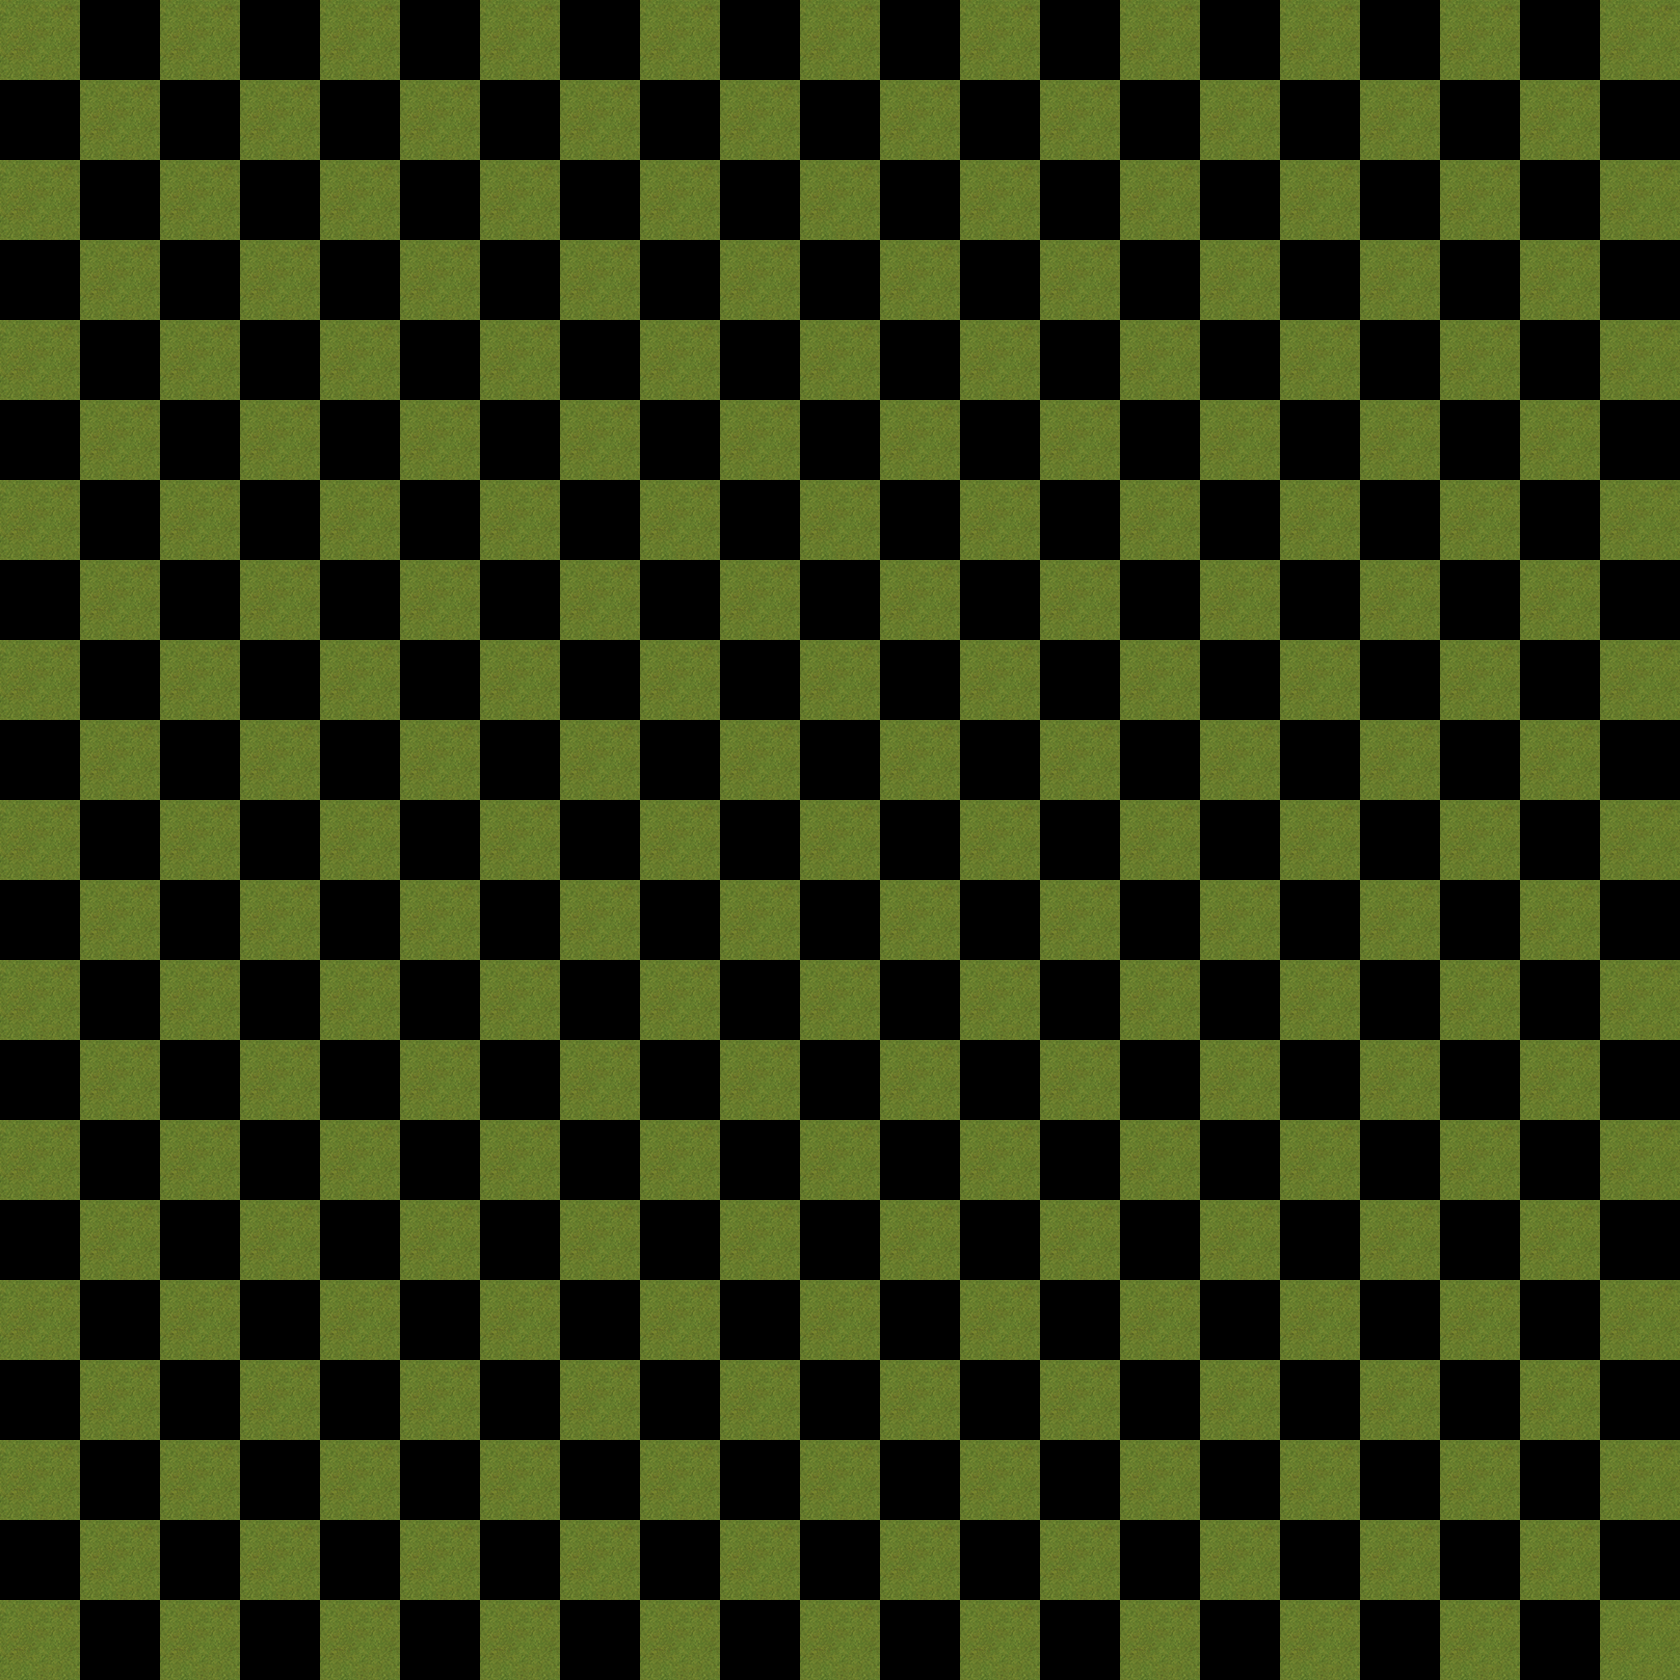

A level layout from a 2D game, rendered from its tile map. Below: a short description, then the map file with tile-grid data replaced by summaries:
An orthogonal 21x21 tile map with 80x80 px tiles, 1 tile layer (layer1).

<map version="1.0" orientation="orthogonal" width="21" height="21" tilewidth="80" tileheight="80">
 <tileset firstgid="1" name="grass_80x80" tilewidth="80" tileheight="80">
  <image source="grass_80x80.png" width="80" height="80" />
 </tileset>
 <layer name="layer1" width="21" height="21">
  <data>[441 cells, 221 non-empty, 1 distinct tile ids]</data>
 </layer>
</map>
